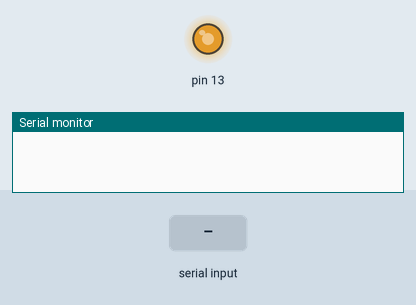
Recording of a sketch running on a simulated Arduino Uno, built with avr-gcc and run on an emulated ATmega328P. On the bench: output pins drawn as LEDs (lit = HIGH), the last lines printed to the serial monitor. Inputs (shaded band) come from the test bench.

Above: at 1.2 s.
1.3 s: "id" received over Serial
At 2.4 s:
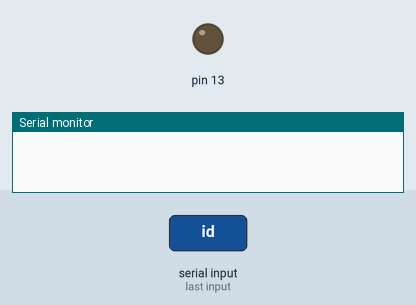
4.3 s: "1" received over Serial
7.3 s: "0" received over Serial
10.3 s: "2" received over Serial
13.3 s: "id" received over Serial
At 15.2 s:
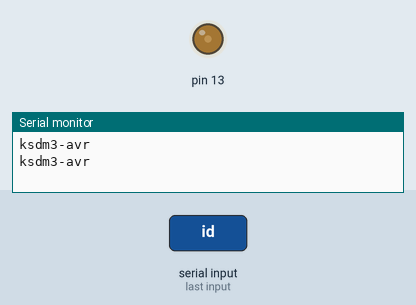
16.3 s: "1" received over Serial
Timing chart, 0 to 66.8 s (numbered marks = the images above; inputs shaded):
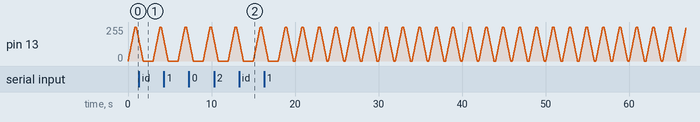

The sketch:

AVR-Poke-Response.ino
```cpp
#include <SoftPWM.h>

int brightness = 0;    // how bright the LED is
int fadeAmount = 5;
void setup() {
  // put your setup code here, to run once:
  Serial.begin(115200);
  SoftPWMBegin();
  SoftPWMSet(13, 0);
  SoftPWMSetFadeTime(13, 1000, 1000);
}
void poke(){
  if (Serial.available())
  {
    char b[5];
    String s = Serial.readString();
    s.toCharArray(b, sizeof(s));
    //Serial.println(s);
    char c[2];
    sprintf(c, "%c%c", b[0],b[1]);
    //Serial.println(c);
    if ((String)c == "id")
    {
      Serial.println("ksdm3-avr");
    }
  }
}
void loop() {
  // put your main code here, to run repeatedly:
  poke();
  SoftPWMSet(13, 255);
  delay(1000);
  SoftPWMSet(13, 0);
  delay(1000);
}
```
